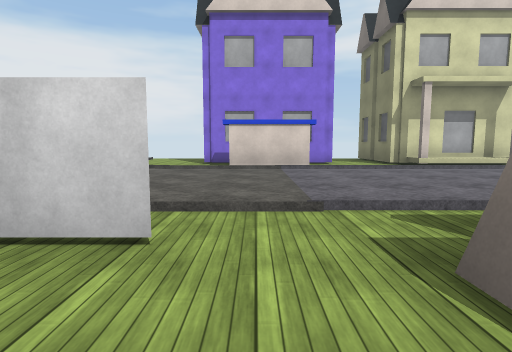
View 1 (above)

24 first-person views from a walk through a 3-D level made in the Unity game engine. The camera is 1.3 m above the floor, tilts 6° down and sees 80° across. The floor is counted in squares, 2 m on a side. Each view is taken from the middle of a square. On the plan, view 1 faces up. The plan holds only what a view shows up to about 10 squares ahead; the rest is blank. The place goes on beyond the plan. Surface patterns are stand-ins for the level's own textures.

View 2
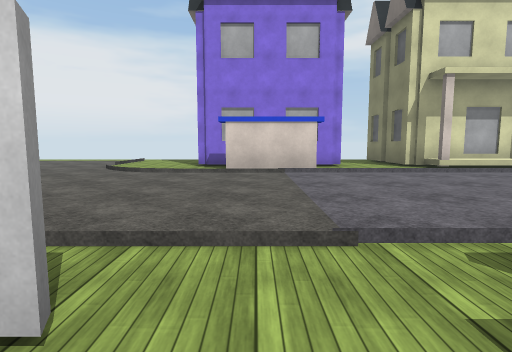

View 3
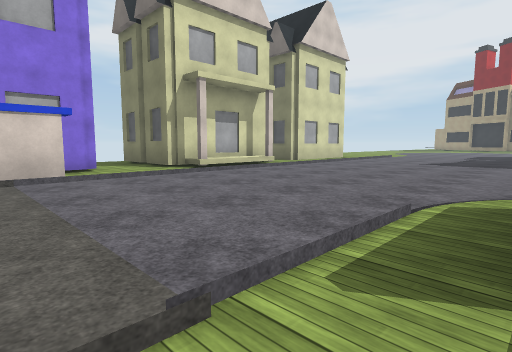

View 4
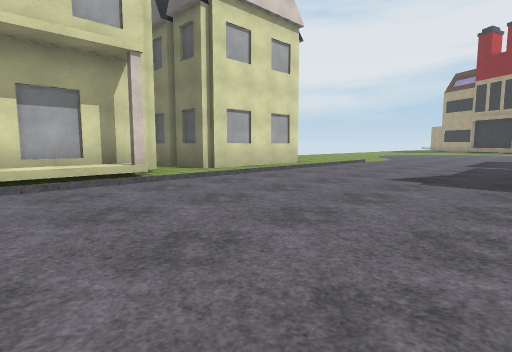

View 5
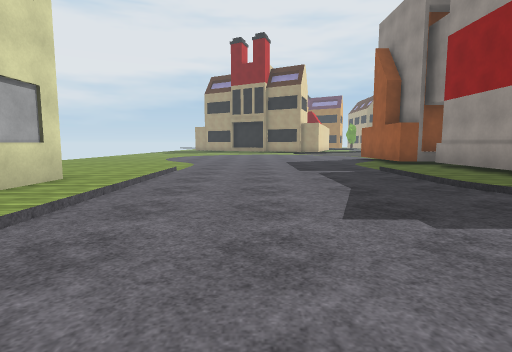

View 6
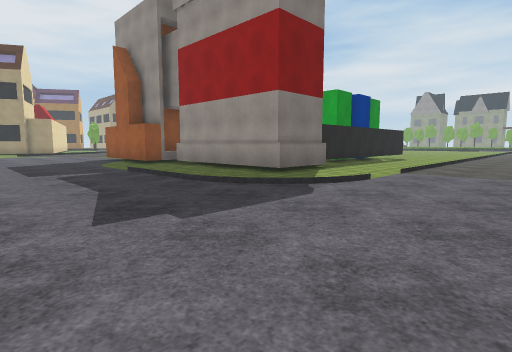

View 7
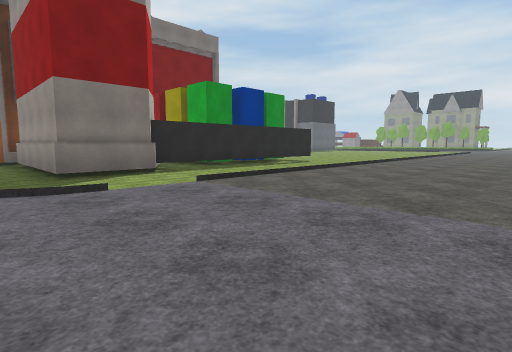

View 8
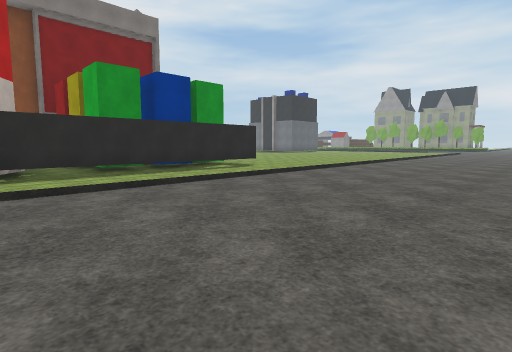

View 9
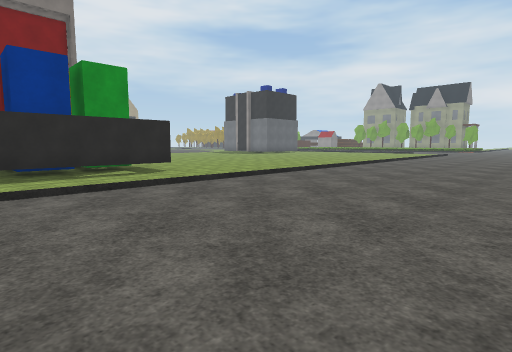

View 10
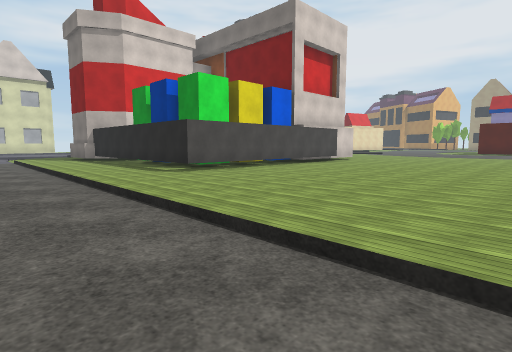

View 11
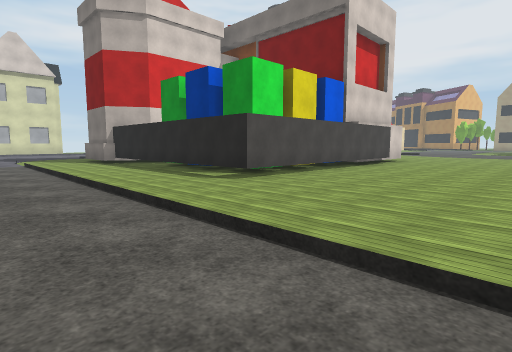

View 12
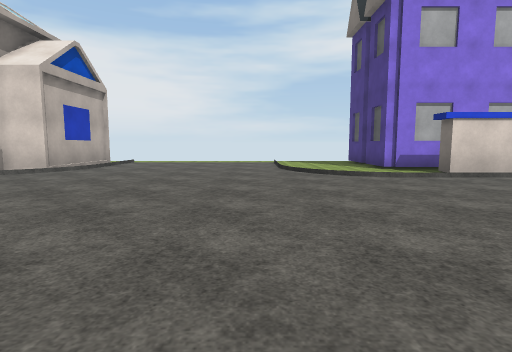

View 13
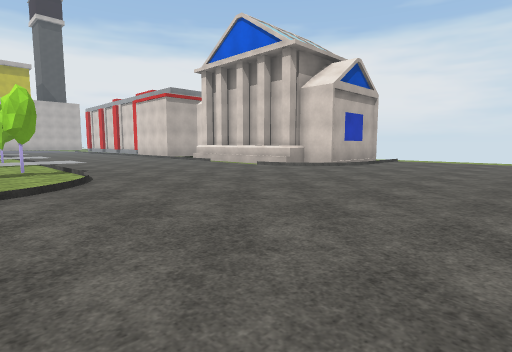

View 14
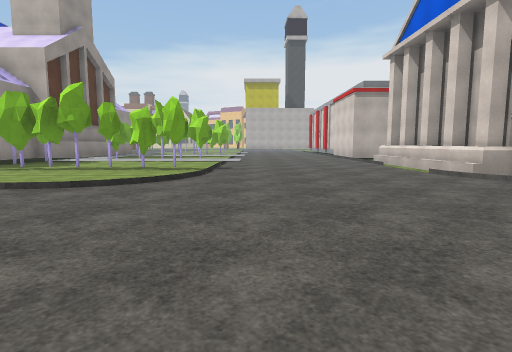

View 15
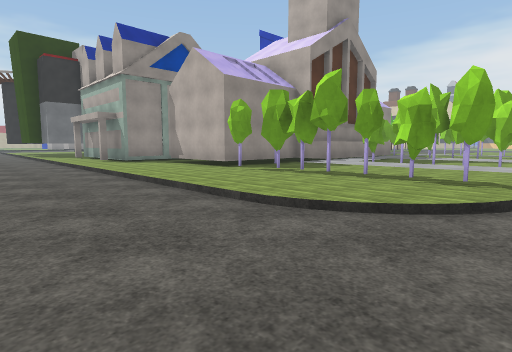

View 16
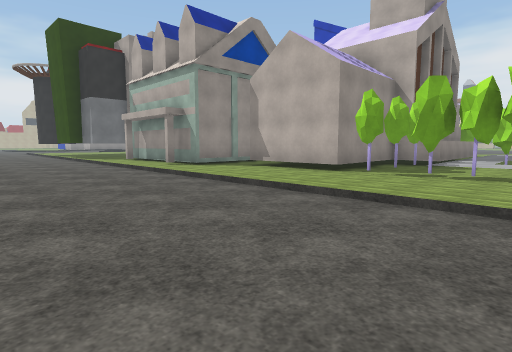

View 17
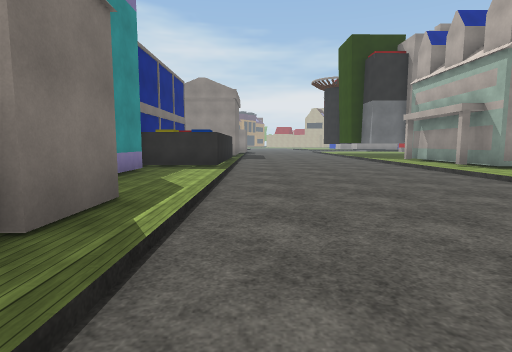

View 18
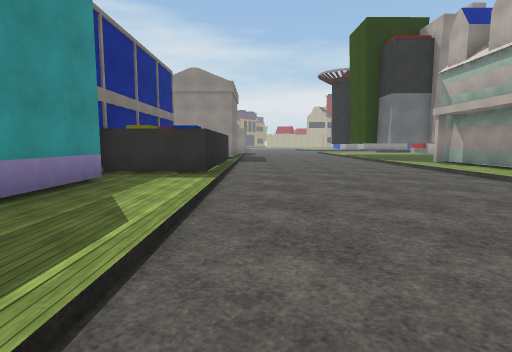

View 19
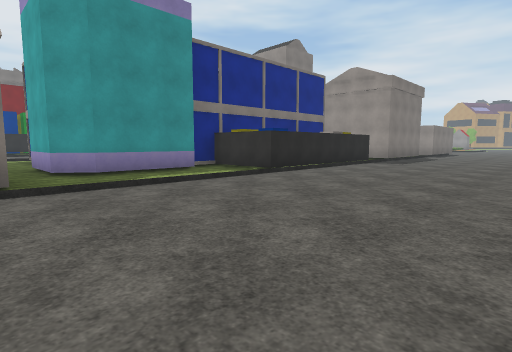

View 20
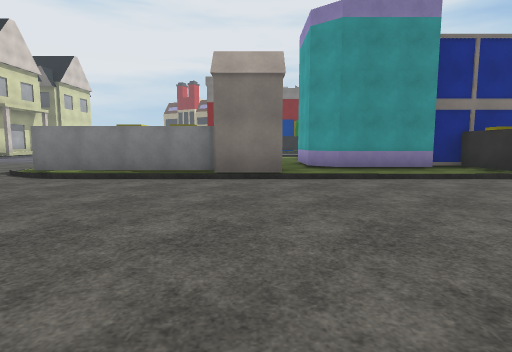

View 21
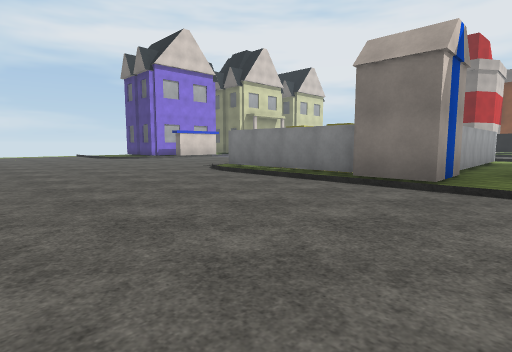

View 22
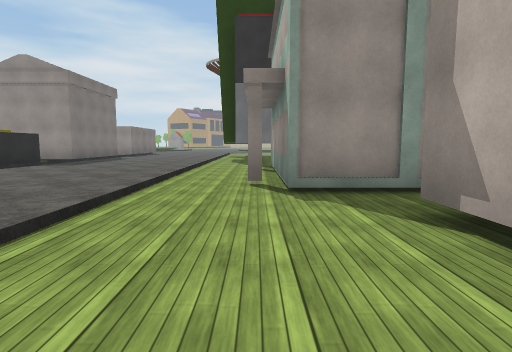

View 23
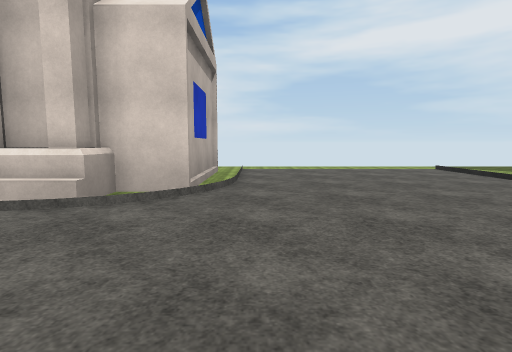

View 24
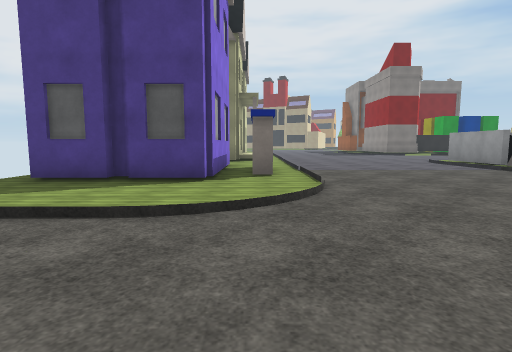

### Floor plan
Key: @ floor where view 1 was taken; # wall or solid block; x gap in a wall; . main floor; : floor 0.25 m higher than the main floor; / step, stairs or slope; O other object.
Columns run from 15 left of view 1 to 20 right of it. Each row starts with its distance up from view 1.
 13      .........#
 12      #........#   ..     #      ..
 11      #........#   ..    .##    ...
 10      #........###O..#OOO.O####....
  9 ######........###...O//O..........
  8 ..................................
  7 ..................................
  6 ..................................
  5 ....................................
  4 ....................................
  3 :/.................................
  2 :/#.........###..## ..............
  1 :/x.........# ..###  ............#
  0 :/#.........#  @     .......######
 -1 :/#.........#        .......#
 -2 //.#........#        .......#
 -3 ##.#........######## .......#
 -4 ###................  .......#
 -5   #..........###     .......#
 -6   #..........#       .......#
 -7   #..........##      .......##
 -8   ##..........#      .......#######
 -9    ##......####      ...............
-10    #.......#          ..............
-11    #.......#          ..............
-12    ##......#          ..............
-13    #.......#          ..............
-14      ......#          ........

Where each view was taken, in squares from view 1:
view 1: 0 up, 0 right, facing up
view 2: 1 up, 0 right, facing up
view 3: 2 up, 0 right, facing up-right
view 4: 3 up, 5 right, facing up-right
view 5: 6 up, 8 right, facing right
view 6: 6 up, 8 right, facing down-right
view 7: 2 up, 6 right, facing down-right
view 8: 1 down, 6 right, facing down-right
view 9: 4 down, 6 right, facing down-right
view 10: 14 down, 9 right, facing up-right
view 11: 12 down, 9 right, facing up-right
view 12: 2 up, 5 left, facing up
view 13: 1 up, 5 left, facing up-left
view 14: 4 up, 5 left, facing left
view 15: 3 up, 7 left, facing down-left
view 16: 0 up, 6 left, facing down-left
view 17: 0 up, 5 left, facing down
view 18: 2 down, 5 left, facing down
view 19: 3 down, 9 left, facing down-right
view 20: 3 down, 10 left, facing right
view 21: 5 down, 9 left, facing up-right
view 22: 4 down, 11 left, facing down
view 23: 5 up, 9 left, facing up
view 24: 9 up, 7 left, facing right
